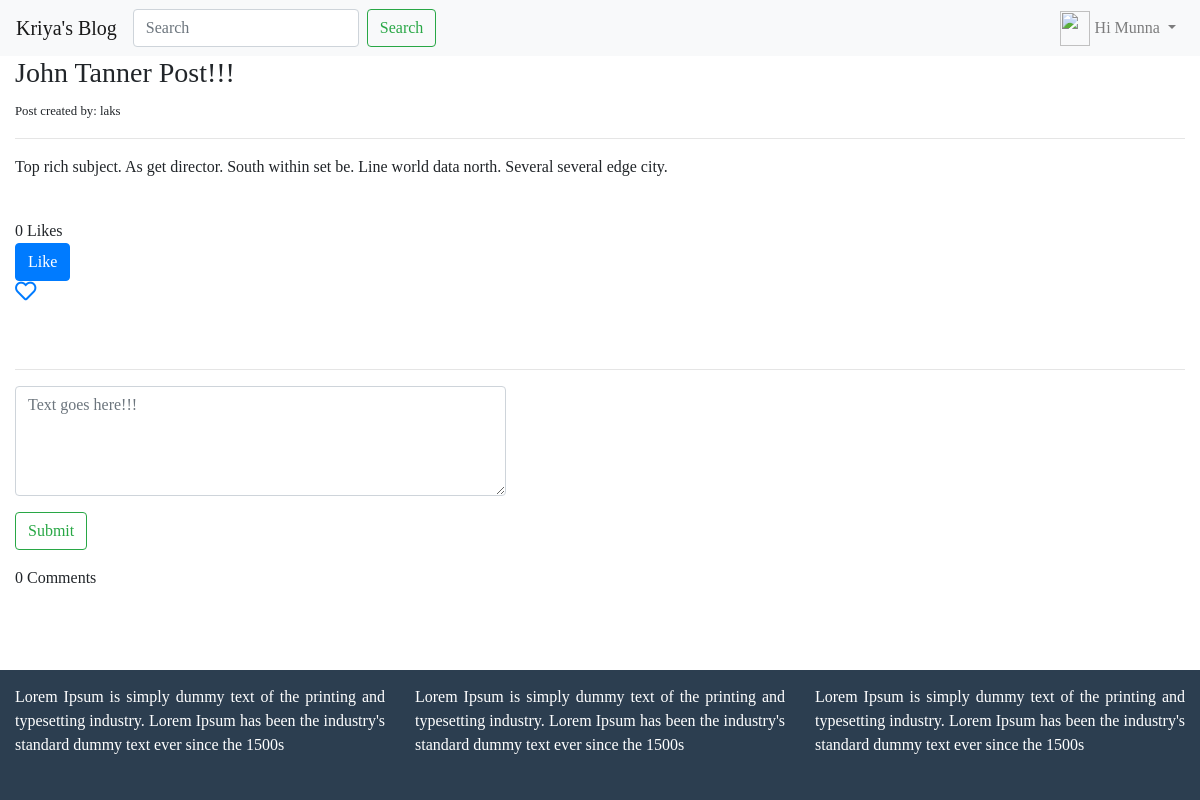
Page /blog/11/john-tanner-post/ (signed in) on the earlier database version.
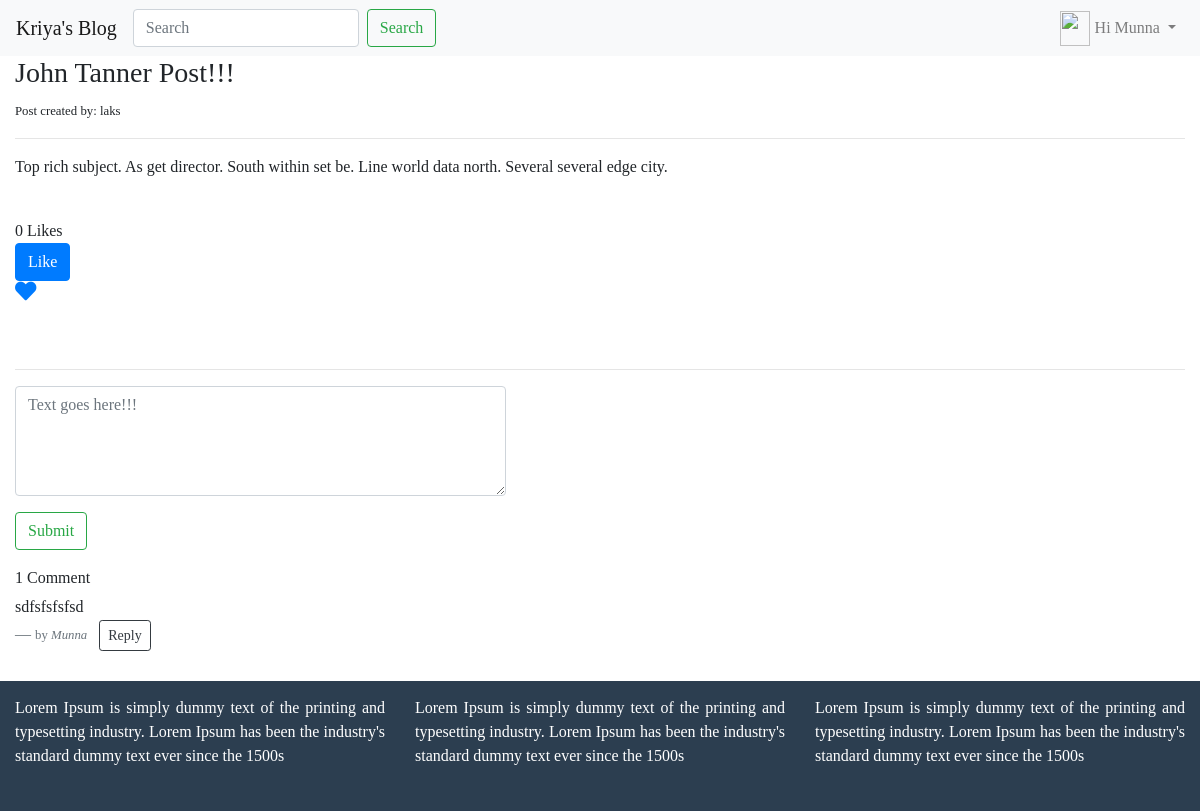
Same page on the later database version.
### blog/models.py (models this page shows, shortened)
class Post(models.Model):
    objects = models.Manager()
    published= PublishedManager()
    STATUS_CHOICES = (
        ('draft','Draft'),
        ('published','Published')
    )
    title = models.CharField(max_length=120)
    slug = models.SlugField(max_length=120)
    author = models.ForeignKey(User, on_delete=models.CASCADE ,related_name="blog_posts")
    body = models.TextField()
    likes = models.ManyToManyField(User, related_name='likes',blank=True)
    created = models.DateTimeField(auto_now_add=True)
    updated = models.DateTimeField(auto_now=True)
    status = models.CharField(max_length=10,choices=STATUS_CHOICES, default='draft')
    restrict_comment = models.BooleanField(default=False)
    favourite = models.ManyToManyField(User, related_name='favourite',blank=True)
    class Meta:
        ordering = ['-id']
    def total_likes(self):
        return self.likes.count()

class Comment(models.Model):
    post = models.ForeignKey(Post, on_delete=models.CASCADE)
    user = models.ForeignKey(User, on_delete=models.CASCADE)
    content = models.TextField(max_length=160)
    reply = models.ForeignKey('Comment',on_delete=models.CASCADE,null=True, related_name="replies")
    timestamp = models.DateTimeField(auto_now_add=True)

### blog/views.py (the view)
# urls.py: url(r'^(?P<id>\d+)/(?P<slug>[\w-]+)/$', views.post_detail, name="post_detail"),
def post_detail(request, id, slug):
    post = get_object_or_404(Post, id=id, slug=slug)
    comments = Comment.objects.filter(post=post, reply=None).order_by('-id')
    is_liked = False
    is_favourite = False
    if post.likes.filter(id=request.user.id).exists():
        is_liked = True
    if post.favourite.filter(id=request.user.id).exists():
        is_favourite = True
    if request.method == 'POST':
        comment_form = CommentForm(request.POST or None)
        if comment_form.is_valid():
            content = request.POST.get('content')
            reply_id = request.POST.get('comment_id')
            comment_qs = None
            if reply_id:
                comment_qs = Comment.objects.get(id=reply_id)
            comment = Comment.objects.create(post=post, user=request.user, content=content, reply=comment_qs)
            comment.save()
    else:
        comment_form= CommentForm()
    context = {
        'post': post,
        'is_liked': is_liked,
        'is_favourite': is_favourite,
        'total_likes': post.total_likes(),
        'comments': comments,
        'comment_form': comment_form,
    }
    if request.is_ajax():
        html = render_to_string('blog/comments.html', context, request=request)
        return JsonResponse({'form': html})
    return render(request, 'blog/post_detail.html', context)

### blog/forms.py
class CommentForm(forms.ModelForm):
    content = forms.CharField(label="", widget=forms.Textarea(attrs={'class':'form-control', 'placeholder':'Text goes here!!!', 'rows':'4', 'cols':'50' }))
    class Meta:
        model = Comment
        fields = ('content',)

### templates/blog/post_detail.html (shortened to what this page needs)
{% extends 'blog/base.html' %}
{% block content %}
  <h3>{{ post.title }}</h3>
  <small>Post created by: {{ post.author }}</small>
  <hr>
  <p>{{ post.body }}</p>
<div id="like-section">
  {% include 'blog/like_section.html' %}
</div>
<div id="favourite-section">
  {% if is_favourite %}
  <a href="{% url 'blog:favourite_post' id=post.id %}">
    <i class="fas fa-heart fa-lg"></i>
  </a>
  {% else %}
  <a href="{% url 'blog:favourite_post' id=post.id %}">
    <i class="far fa-heart fa-lg"></i>
  </a>
  {% endif %}
</div>
<br><br>
<hr>
{% if not post.restrict_comment %}
  <div class="main-comment-section">
    {% include 'blog/comments.html' %}
  </div>
{% endif %}
{% endblock %}

### templates/blog/base.html (shortened to what this page needs)
<!DOCTYPE html>
{% load static %}
<html>
  <head>
    <link rel="stylesheet" href="https://use.fontawesome.com/releases/v5.3.1/css/all.css">
    <link rel="stylesheet" href="https://maxcdn.bootstrapcdn.com/bootstrap/4.0.0/css/bootstrap.min.css">
    <link rel="stylesheet" href="{% static 'blog/style.css' %}">
  </head>
  <body>
    {% include 'blog/navbar.html' %}
    <div class="container-fluid">
      {% block content %}
      {% endblock %}
      {% include 'blog/footer.html' %}
    </div>
  </body>
</html>

### templates/blog/navbar.html (shortened to what this page needs)
<nav class="navbar navbar-expand-lg navbar-light bg-light">
<a class="navbar-brand" href="{% url 'post_list' %}">Kriya's Blog</a>
<div class="collapse navbar-collapse" id="navbarSupportedContent">
  <ul class="navbar-nav mr-auto">
    <form class="form-inline my-2 my-lg-0" action='{% url 'post_list' %}'>
      <input class="form-control mr-sm-2" type="search" placeholder="Search" aria-label="Search" name='q'>
      <button class="btn btn-outline-success my-2 my-sm-0" type="submit">Search</button>
    </form>
  </ul>
  <ul class="navbar-nav">
    {% if request.user.is_authenticated %}
    <li class="nav-item dropdown">
      <a class="nav-link dropdown-toggle" href="#" id="navbarDropdown" role="button" data-toggle="dropdown" aria-haspopup="true" aria-expanded="false">
        {% if request.user.profile.photo %}
          <img src="{{ request.user.profile.photo.url }}" alt="" class="navbar-img">
        {% else %}
          <img src="/media/default-avatar.png" alt="" class="navbar-img">
        {% endif %}
        <span>Hi {{ request.user|capfirst }}</span>
      </a>
    </li>
    {% else %}
    <li class="nav-item">
      <a href="{% url 'user_login' %}" class="nav-link">Login</a>
    </li>
    {% endif %}
  </ul>
</div>
</nav>

### templates/blog/like_section.html (shortened to what this page needs)
{{ total_likes }} Like{{ total_likes|pluralize}}
{% if request.user.is_authenticated %}
  <form action="{% url 'like_post' %}" method="post">
      {% if is_liked %}
        <button type="submit" id="like" name="post_id" value="{{ post.id }}" class="btn btn-danger">DisLike</button>
      {% else %}
        <button type="submit" id="like" name="post_id" value="{{ post.id }}" class="btn btn-primary">Like</button>
      {% endif %}
  </form>
{% endif %}

### templates/blog/comments.html (shortened to what this page needs)
<div class="container-fluid mt-2">
  <div class="form-group row">
    <form method="post" class="comment-form" action=".">
      {{ comment_form.as_p }}
      {% if request.user.is_authenticated %}
        <input type="submit" value="Submit" class="btn btn-outline-success">
      {% else %}
        <input type="submit" value="Submit" class="btn btn-outline-success" disabled>
      {% endif %}
    </form>
  </div>
</div>
{{ comments.count }} Comment{{ comments|pluralize }}
{% for comment in comments %}
  <blockquote class="blockquote">
    <p class="mb-0"><small>{{ comment.content }}</small></p>
    <footer class="blockquote-footer"><small>by <cite title="Source Title">{{ comment.user|capfirst }}</cite></small>
      <button type="button" name="button" class="reply-btn btn btn-outline-dark btn-sm ml-2">Reply</button>
    </footer>
  </blockquote>
{% endfor %}

### templates/blog/footer.html
<footer class="footer text-white">
  <div class="row">
    <div class="col-md-4">
      <p>Lorem Ipsum is simply dummy text of the printing and typesetting industry. Lorem Ipsum has been the industry's standard dummy text ever since the 1500s</p>
    </div>
    <div class="col-md-4">
      <p>Lorem Ipsum is simply dummy text of the printing and typesetting industry. Lorem Ipsum has been the industry's standard dummy text ever since the 1500s</p>
    </div>
    <div class="col-md-4">
      <p>Lorem Ipsum is simply dummy text of the printing and typesetting industry. Lorem Ipsum has been the industry's standard dummy text ever since the 1500s</p>
    </div>
  </div>
</footer>

### static/blog/style.css (style rules this page uses)
html { position: relative; min-height: 100%; }
body { font-family: 'Lucida Casaul', 'Comic Sans MS'; margin-bottom: 160px; }
.navbar-img { width: 30px; height: 35px; float: left; background-size: auto 100%; margin-top: -5px; margin-right: 5px; }
.footer { position: absolute; bottom: 0; left: 0; right: 0; height: 130px; padding: 15px; background-color: #2C3E50; }
.footer p { text-align: justify; }

Differences in the rows shown:
added Comment: content "sdfsfsfsfsd", user "Munna"
Other differences:
{{ comments.count }}: "0" → "1"
